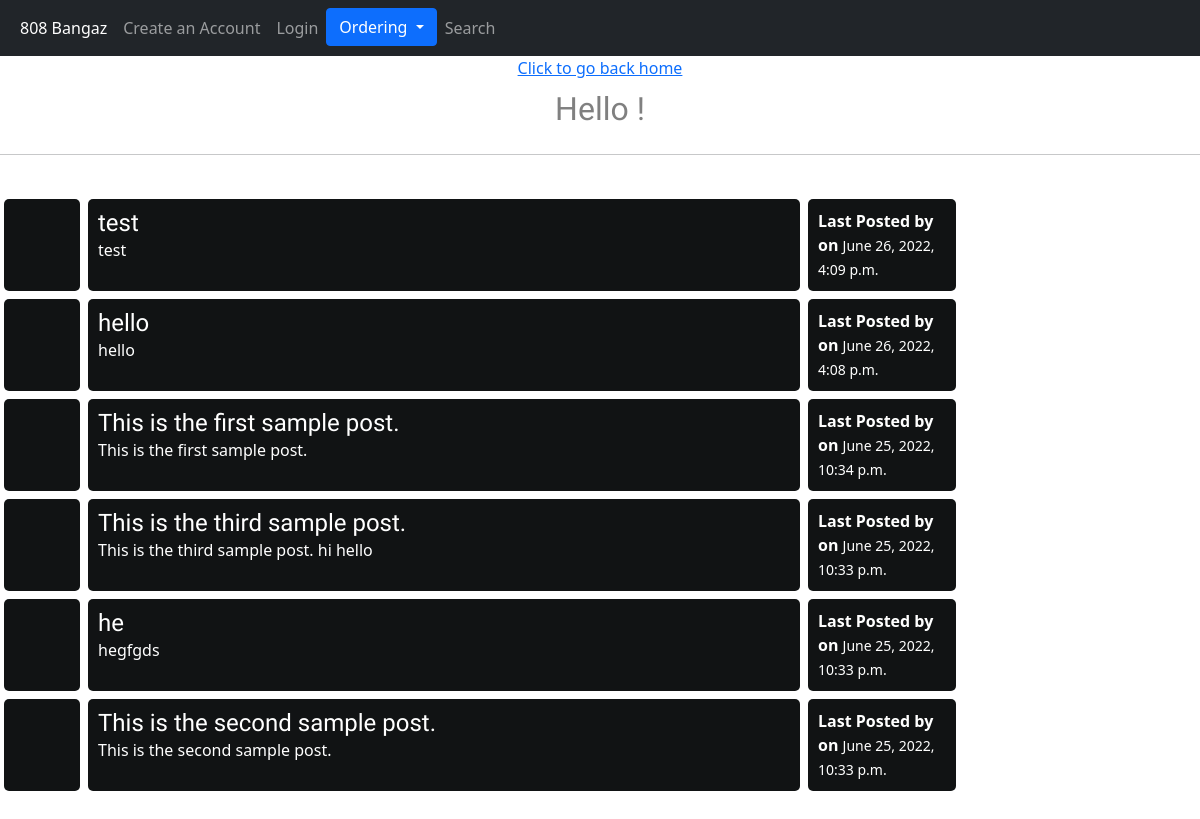
The page /ordering/ on the database as committed earlier.
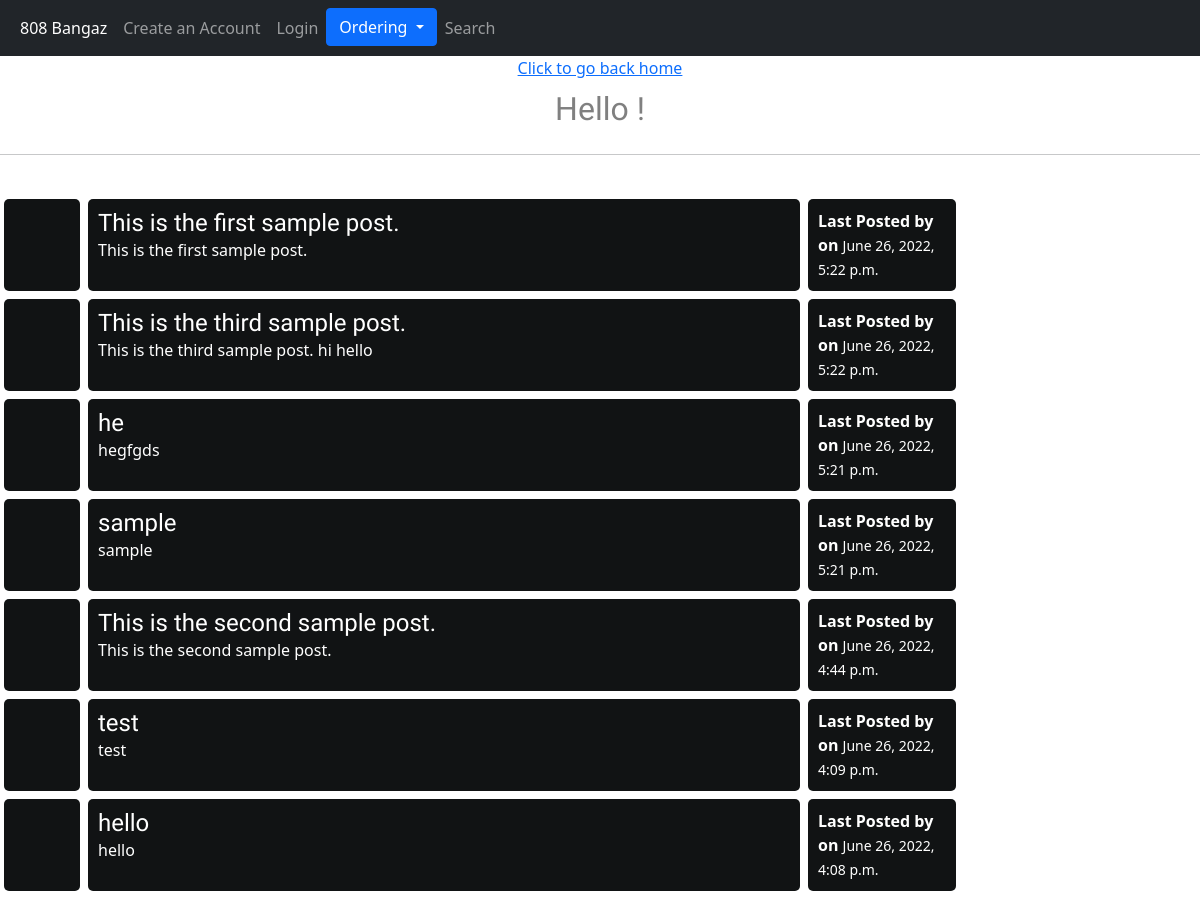
The same page on the database as committed later.
### blogs/models.py (models this page shows, shortened)
class Post(models.Model):
    author = models.ForeignKey(settings.AUTH_USER_MODEL, on_delete=models.CASCADE)
    title = models.CharField(max_length=200)
    text = models.TextField()
    created_date = models.DateTimeField(default=timezone.now)
    published_date = models.DateTimeField(blank=True, null=True)

### blogs/views.py (the view)
# urls.py: path('ordering/', views.OrderDateView.as_view(), name='ordering'),
class OrderDateView(generic.ListView):
    template_name = 'blogs/ordering.html'
    context_object_name = 'blogs_list'
    def get_queryset(self):
        return Post.objects.order_by('-published_date')

### blogs/templates/blogs/ordering.html (shortened to what this page needs)
{% load static %}
<!DOCTYPE html>
<head>
<link href="https://cdn.jsdelivr.net/npm/bootstrap@5.1.3/dist/css/bootstrap.min.css" rel="stylesheet">
    <link rel="stylesheet" href="{% static 'css/blogs.css' %}">
</head>
<body>
    <nav class="navbar navbar-expand-sm bg-dark navbar-dark">
        <div class="container-fluid">
          <ul class="navbar-nav">
            <li class="nav-item">
              <a class="nav-link active"  href="{% url 'post_list' %}">{% csrf_token %}808 Bangaz</a>
            </li>
           <li class="nav-item">
              <a class="nav-link" href=" {% url 'register' %}"> Create an Account </a>
            </li>
            {% if user.is_authenticated %}
            <li class="nav-item">
                <a class="nav-link" href=" {% url 'logout' %}"> Logout </a>
            </li>
            <li class="nav-item">
                <a class="nav-link" href="{% url 'post_new' %}">Make a Post</a>
            </li>
            {% else %}
            <li class="nav-item">
                <a class="nav-link" href=" {% url 'login' %}"> Login </a>
            </li>
            {% endif %}
            <li class = "nav-item">
                <button type="button" class="btn btn-primary dropdown-toggle" data-bs-toggle="dropdown"> Ordering </button>
            </li>
            <li class="nav-item">
                <a class="nav-link" text-align: "right"; href="{% url 'search' %}">Search</a>
          </ul>
        </div>
      </nav>
    <center>
        <a href="{% url 'post_list' %}">{% csrf_token %}Click to go back home</a>
        <br>
    </center>
<center>
    {% if blogs_list %}
    <h2 class='user'> Hello {{user.username}}!</h2>
    <hr>
    <br>
</center>
        {% for blog in blogs_list %}
                <div class = "subforum-row">
                    <div class = "subforum-column center">
                </div>
                <div class = "subforum-description subforum-column">
                    <h4 style = "color:white"> {{blog.title}} </h4>
                    <p style = "color:white"> {{blog.text}}</p>
                </div>
                <div class = "subforum-info subforum-column">
                    <b style = "color:white"> Last Posted by </b> <a style = "color:white"> {{post.author}}</a>
                    <br> <b style = "color:white"> on </b> <small> <time class = "time" style = "color:white"> {{blog.published_date}} <time> </small>
                </div>
            </div>
            {% endfor %}
    {% else %}
        <p>No blogs posted.</p>
    {% endif %}
    <br>
    </body>
</html>

Rows that differ between the two databases and show on the page:
changed Post "This is the first sample post.": published_date "June 25, 2022, 10:34 p.m." → "June 26, 2022, 5:22 p.m."
changed Post "This is the third sample post.": published_date "June 25, 2022, 10:33 p.m." → "June 26, 2022, 5:22 p.m."
changed Post "he": published_date "June 25, 2022, 10:33 p.m." → "June 26, 2022, 5:21 p.m."
added Post: title "sample", text "sample", published_date "June 26, 2022, 5:21 p.m."
changed Post "This is the second sample post.": published_date "June 25, 2022, 10:33 p.m." → "June 26, 2022, 4:44 p.m."
shown differently, row unchanged: Post "test": moves down the list
shown differently, row unchanged: Post "hello": moves down the list
